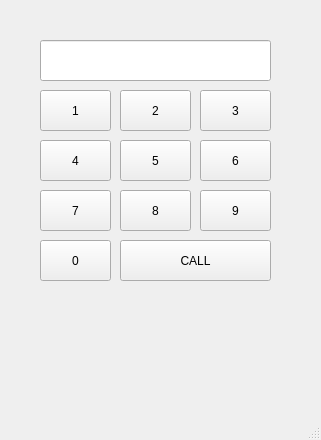
<?xml version="1.0" encoding="UTF-8"?>
<ui version="4.0">
 <class>MainWindow</class>
 <widget class="QMainWindow" name="MainWindow">
  <property name="geometry">
   <rect>
    <x>0</x>
    <y>0</y>
    <width>321</width>
    <height>440</height>
   </rect>
  </property>
  <property name="windowTitle">
   <string>MainWindow</string>
  </property>
  <widget class="QWidget" name="centralwidget">
   <widget class="QLineEdit" name="le">
    <property name="geometry">
     <rect>
      <x>40</x>
      <y>40</y>
      <width>231</width>
      <height>41</height>
     </rect>
    </property>
    <property name="alignment">
     <set>Qt::AlignRight|Qt::AlignTrailing|Qt::AlignVCenter</set>
    </property>
   </widget>
   <widget class="QPushButton" name="pb1">
    <property name="geometry">
     <rect>
      <x>40</x>
      <y>90</y>
      <width>71</width>
      <height>41</height>
     </rect>
    </property>
    <property name="text">
     <string>1</string>
    </property>
   </widget>
   <widget class="QPushButton" name="pb2">
    <property name="geometry">
     <rect>
      <x>120</x>
      <y>90</y>
      <width>71</width>
      <height>41</height>
     </rect>
    </property>
    <property name="text">
     <string>2</string>
    </property>
   </widget>
   <widget class="QPushButton" name="pb3">
    <property name="geometry">
     <rect>
      <x>200</x>
      <y>90</y>
      <width>71</width>
      <height>41</height>
     </rect>
    </property>
    <property name="text">
     <string>3</string>
    </property>
   </widget>
   <widget class="QPushButton" name="pb4">
    <property name="geometry">
     <rect>
      <x>40</x>
      <y>140</y>
      <width>71</width>
      <height>41</height>
     </rect>
    </property>
    <property name="text">
     <string>4</string>
    </property>
   </widget>
   <widget class="QPushButton" name="pb6">
    <property name="geometry">
     <rect>
      <x>200</x>
      <y>140</y>
      <width>71</width>
      <height>41</height>
     </rect>
    </property>
    <property name="text">
     <string>6</string>
    </property>
   </widget>
   <widget class="QPushButton" name="pb5">
    <property name="geometry">
     <rect>
      <x>120</x>
      <y>140</y>
      <width>71</width>
      <height>41</height>
     </rect>
    </property>
    <property name="text">
     <string>5</string>
    </property>
   </widget>
   <widget class="QPushButton" name="pb7">
    <property name="geometry">
     <rect>
      <x>40</x>
      <y>190</y>
      <width>71</width>
      <height>41</height>
     </rect>
    </property>
    <property name="text">
     <string>7</string>
    </property>
   </widget>
   <widget class="QPushButton" name="pb9">
    <property name="geometry">
     <rect>
      <x>200</x>
      <y>190</y>
      <width>71</width>
      <height>41</height>
     </rect>
    </property>
    <property name="text">
     <string>9</string>
    </property>
   </widget>
   <widget class="QPushButton" name="pb8">
    <property name="geometry">
     <rect>
      <x>120</x>
      <y>190</y>
      <width>71</width>
      <height>41</height>
     </rect>
    </property>
    <property name="text">
     <string>8</string>
    </property>
   </widget>
   <widget class="QPushButton" name="pb0">
    <property name="geometry">
     <rect>
      <x>40</x>
      <y>240</y>
      <width>71</width>
      <height>41</height>
     </rect>
    </property>
    <property name="text">
     <string>0</string>
    </property>
   </widget>
   <widget class="QPushButton" name="pbCall">
    <property name="geometry">
     <rect>
      <x>120</x>
      <y>240</y>
      <width>151</width>
      <height>41</height>
     </rect>
    </property>
    <property name="text">
     <string>CALL</string>
    </property>
   </widget>
  </widget>
  <widget class="QMenuBar" name="menubar">
   <property name="geometry">
    <rect>
     <x>0</x>
     <y>0</y>
     <width>321</width>
     <height>21</height>
    </rect>
   </property>
  </widget>
  <widget class="QStatusBar" name="statusbar"/>
 </widget>
 <resources/>
 <connections/>
</ui>
